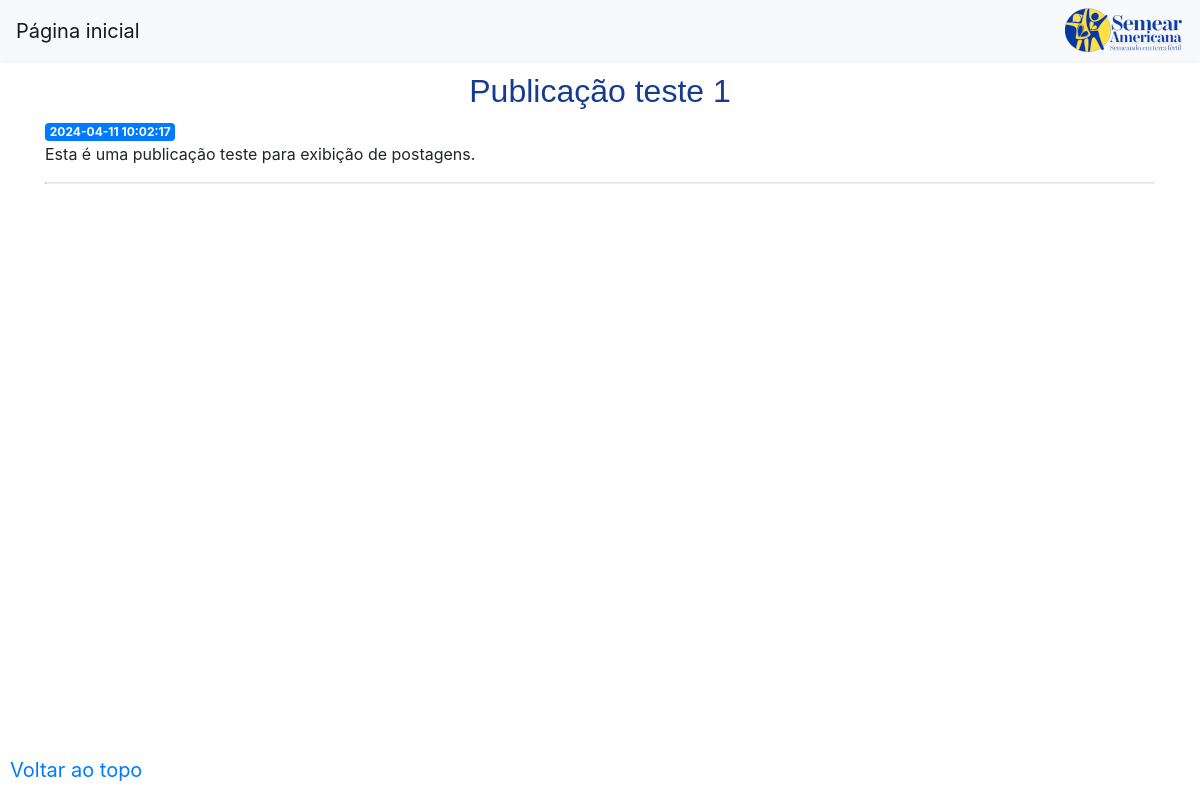
/1, run on an earlier commit of the app's database.
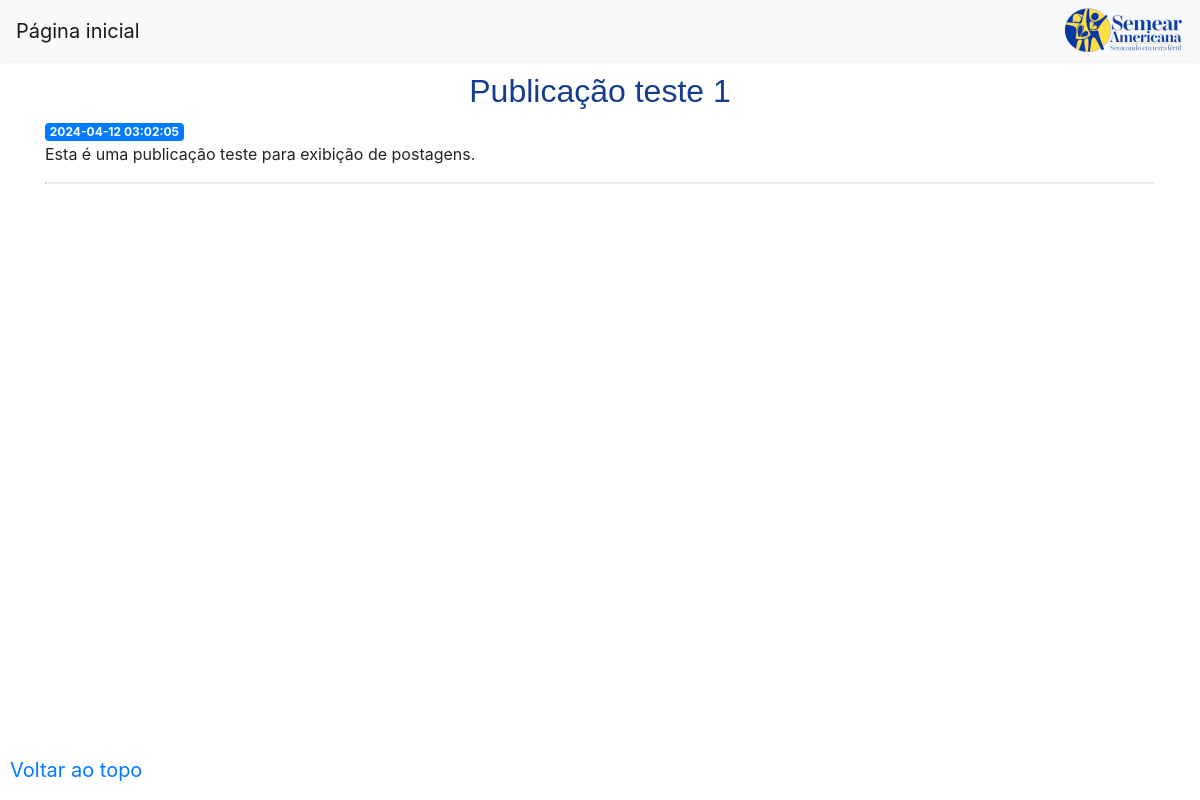
And on a later commit of the database.
### tables this page shows
CREATE TABLE posts (
    id INTEGER PRIMARY KEY AUTOINCREMENT,
    created TIMESTAMP NOT NULL DEFAULT CURRENT_TIMESTAMP,
    title TEXT NOT NULL,
    content TEXT NOT NULL
);

### app.py (the view)
@app.route('/<int:post_id>')
def post(post_id):
    post = get_post(post_id)
    return render_template('post.html', post=post)

### app.py (called while the page is built)
def get_db_connection():
    conn = sqlite3.connect('database.db')
    conn.row_factory = sqlite3.Row
    return conn

def get_post(post_id):
    conn = get_db_connection()
    post = conn.execute('SELECT * FROM posts WHERE id = ?',
                        (post_id,)).fetchone()
    conn.close()
    if post is None:
        abort(404)
    return post

### templates/post.html
{% extends 'base2.html' %}
{% block content %}
	<br><br><br>
    <h2>{% block title %} {{ post['title'] }} {% endblock %}</h2>
    <span class="badge badge-primary">{{ post['created'] }}</span>
    <p>{{ post['content'] }}</p>
{% endblock %}

### templates/base2.html (shortened to what this page needs)
<!doctype html>
<html lang="en">
  <head>
    <link rel="stylesheet" href="https://stackpath.bootstrapcdn.com/bootstrap/4.3.1/css/bootstrap.min.css">
	<link rel="stylesheet" href="https://cdn.jsdelivr.net/npm/bootstrap@4.6.1/dist/css/bootstrap.min.css">
	<link rel="stylesheet" href="{{ url_for('static', filename='css/style.css') }}">
  </head>
  <body>
  	<div id="topo">
		<nav class="navbar navbar-expand-md navbar-light bg-light" style="position: fixed; top: 0; left: 0; width: 100%; z-index: 10; background-color: #fff; box-shadow: 0 0 5px rgba(0, 0, 0, 0.1);">
		<a class="navbar-brand" href="{{ url_for('index')}}">Página inicial</a>
		<right><img src="{{ url_for('static', filename='img/semear_logo_pq.png') }}" alt="Semear Americana | Semeando em terra fértil"></right>
	</div>
	<a class="navbar-brand" href="#topo" style="position: fixed; bottom: 10px; left: 10px; z-index: 100;">Voltar ao topo</a>
    <div class="container">
        {% block content %} {% endblock %}
		<hr>
		<br><br><br>
	<br><br><br>
    </div>
  </body>
</html>

### static/css/style.css (style rules this page uses)
h2 { color: #153c8e; font-family: Arial, sans-serif; text-align: center; padding 7px; }
hr { display: block; margin-top: 0.5em; margin-bottom: 0.5em; margin-left: auto; margin-right: auto; border-style: inset; border-width: 1px; }

What changed in the data, as far as the page shows it:
changed posts "Publicação teste 1": created "2024-04-11 10:02:17" → "2024-04-12 03:02:05"
